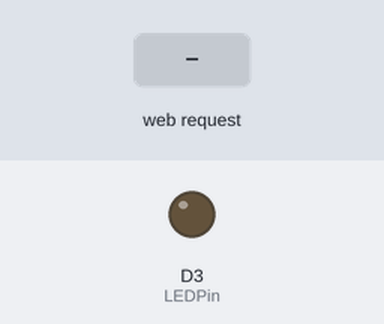
Bench run of a sketch on a simulated ESP8266 (NodeMCU). On the bench: output pins drawn as LEDs (lit = HIGH). The inputs (shaded band) are chosen by the test bench. WiFi joins after 1.5 s; servers stay silent unless stated; what the sketch prints to the serial monitor is not drawn.

Above: at 3.7 s.
3.8 s: HTTP request GET /LEDNyala received
At 4.4 s:
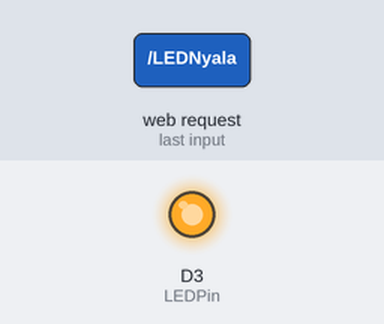
5.3 s: HTTP request GET /LEDMati received
At 5.6 s:
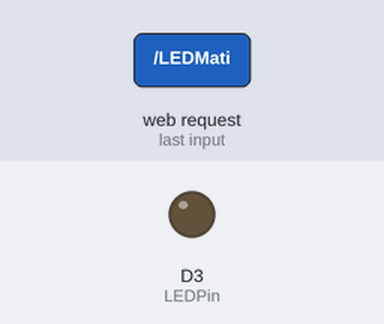
Timing chart, 0 to 8.3 s (numbered marks = the images above; inputs shaded):
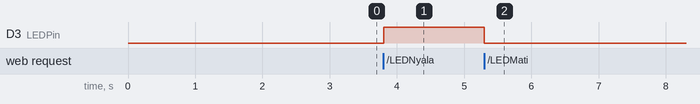

The sketch:

rangkaian_suhu.ino
```cpp
#include <ESP8266WiFi.h>
#include <WiFiClient.h>
#include <ESP8266WebServer.h>
#include<dht.h>
#define DHT11_PIN D4
dht DHT;


// Identifikasi Access Point
const char* ssid = "HELLU"; //Nama Hostpoot
const char* password = "L4L4L4"; //Password

ESP8266WebServer server(80);   //instantiate server at port 80 (http port)

String page = "";
int LEDPin = D3;
void setup(void){

  //Pengaturan I/O LED
  pinMode(LEDPin, OUTPUT);
  digitalWrite(LEDPin, LOW);

  delay(1000);
  Serial.begin(115200);
  WiFi.begin(ssid, password); //Mulai mengkoneksikan perangkat
  Serial.println("");

  // Wait for connection
  while (WiFi.status() != WL_CONNECTED) {
    delay(500);
    Serial.print(".");
  }
  Serial.println("");
  Serial.print("Connected to ");
  Serial.println(ssid);
  Serial.print("IP address: ");
  Serial.println(WiFi.localIP());


  server.on("/", [](){
    server.send(200, "text/html", page);
  });
  server.on("/LEDNyala", [](){
    page = "<h1>SmartLabs MQTT</h1><p><strong>LED Nyala</strong></p>";
  page +="<p><a href=\"LEDNyala\"><button>Turn on LED</button></a>&nbsp;<a href=\"LEDMati\"><button>LED Mati</button></a></p>";
  page +="<p><a href=\"AmbilSuhu\"><button>Tampilan Suhu</button>";
    server.send(200, "text/html", page);
    digitalWrite(LEDPin, HIGH);
    delay(1000);
  });
  server.on("/LEDMati", [](){
      page = "<h1>SmartLabs MQTT</h1><p><strong>LED mati</strong></p>";
  page +="<p><a href=\"LEDNyala\"><button>Nyalakan LED</button></a>&nbsp;<a href=\"LEDMati\"><button>Matikan LED</button></a></p>";
  page +="<p><a href=\"AmbilSuhu\"><button>Tampilan Suhu</button>";
    server.send(200, "text/html", page);
    digitalWrite(LEDPin, LOW);
    delay(1000);
  });
   server.on("/AmbilSuhu", [](){
      int chk = DHT.read11(DHT11_PIN);
     String msg="<p>Data Suhu : ";
     msg= msg+ DHT.temperature;
     msg = msg+" C ;Data Kelembaban : " ;
     msg=msg+DHT.humidity ;
     msg=msg+"%</p>";


  page = "<h1>SmartLabs MQTT</h1>"+msg;

  page +="<p><a href=\"LEDNyala\"><button>Nyalakan LED</button></a>&nbsp;<a href=\"LEDMati\"><button>Matikan LED</button></a></p>";

  page +="<p><a href=\"AmbilSuhu\"><button>Tampilan Suhu</button>";
    server.send(200, "text/html", page);
    delay(1000);
  });
  server.begin();
  Serial.println("Web server sudah aktif!");
}

void loop(void){
  server.handleClient();
}
```

Measured:
- after the input at 3.8 s, D3 (LEDPin): LOW → HIGH at once
- after the input at 5.3 s, D3 (LEDPin): HIGH → LOW at once
